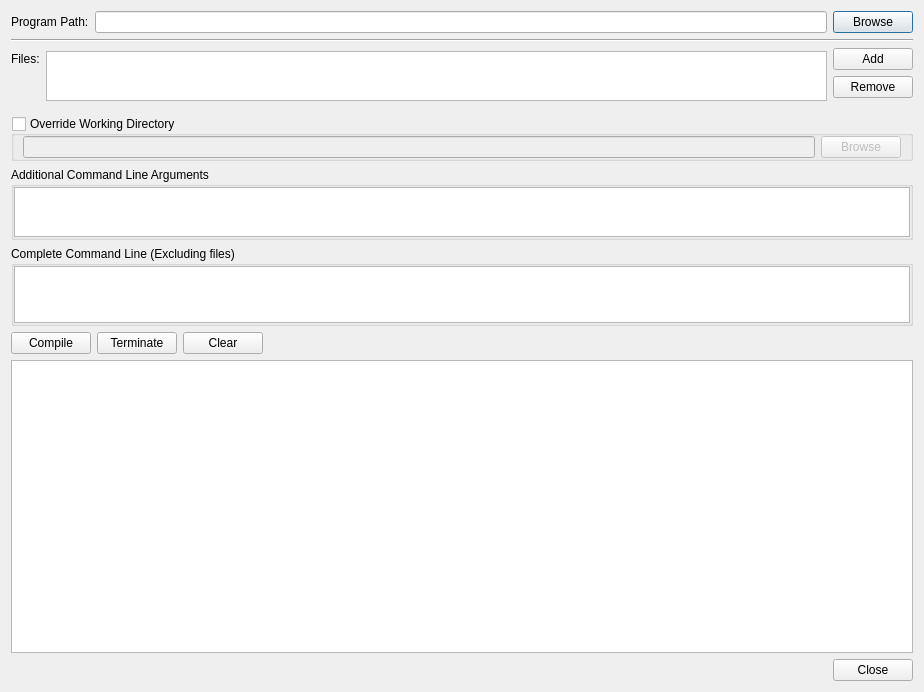
<?xml version="1.0" encoding="UTF-8"?>
<ui version="4.0">
 <class>studiomodel::CommandLineFrontEnd</class>
 <widget class="QDialog" name="studiomodel::CommandLineFrontEnd">
  <property name="geometry">
   <rect>
    <x>0</x>
    <y>0</y>
    <width>924</width>
    <height>692</height>
   </rect>
  </property>
  <property name="windowTitle">
   <string>Command Line Program</string>
  </property>
  <layout class="QVBoxLayout" name="verticalLayout_2">
   <item>
    <widget class="QWidget" name="CommandLinePathWidget" native="true">
     <layout class="QHBoxLayout" name="horizontalLayout_4">
      <property name="leftMargin">
       <number>0</number>
      </property>
      <property name="topMargin">
       <number>0</number>
      </property>
      <property name="rightMargin">
       <number>0</number>
      </property>
      <property name="bottomMargin">
       <number>0</number>
      </property>
      <item>
       <widget class="QLabel" name="label">
        <property name="sizePolicy">
         <sizepolicy hsizetype="Fixed" vsizetype="Preferred">
          <horstretch>0</horstretch>
          <verstretch>0</verstretch>
         </sizepolicy>
        </property>
        <property name="text">
         <string>Program Path:</string>
        </property>
       </widget>
      </item>
      <item>
       <widget class="QLineEdit" name="ProgramPath"/>
      </item>
      <item>
       <widget class="QPushButton" name="BrowseProgramPath">
        <property name="text">
         <string>Browse</string>
        </property>
       </widget>
      </item>
     </layout>
    </widget>
   </item>
   <item>
    <widget class="Line" name="line">
     <property name="orientation">
      <enum>Qt::Horizontal</enum>
     </property>
    </widget>
   </item>
   <item>
    <widget class="QWidget" name="CommandLineSettingsWidget" native="true">
     <layout class="QVBoxLayout" name="verticalLayout">
      <property name="leftMargin">
       <number>0</number>
      </property>
      <property name="topMargin">
       <number>0</number>
      </property>
      <property name="rightMargin">
       <number>0</number>
      </property>
      <property name="bottomMargin">
       <number>0</number>
      </property>
      <item>
       <layout class="QGridLayout" name="gridLayout_3">
        <property name="sizeConstraint">
         <enum>QLayout::SetDefaultConstraint</enum>
        </property>
        <property name="bottomMargin">
         <number>0</number>
        </property>
        <item row="0" column="0">
         <widget class="QLabel" name="label_2">
          <property name="text">
           <string>Files:</string>
          </property>
         </widget>
        </item>
        <item row="0" column="2">
         <widget class="QPushButton" name="AddFile">
          <property name="text">
           <string>Add</string>
          </property>
         </widget>
        </item>
        <item row="1" column="2">
         <widget class="QPushButton" name="RemoveFile">
          <property name="text">
           <string>Remove</string>
          </property>
         </widget>
        </item>
        <item row="2" column="2">
         <spacer name="verticalSpacer">
          <property name="orientation">
           <enum>Qt::Vertical</enum>
          </property>
          <property name="sizeType">
           <enum>QSizePolicy::Minimum</enum>
          </property>
          <property name="sizeHint" stdset="0">
           <size>
            <width>20</width>
            <height>0</height>
           </size>
          </property>
         </spacer>
        </item>
        <item row="0" column="1" rowspan="3">
         <widget class="QListWidget" name="Files">
          <property name="sizePolicy">
           <sizepolicy hsizetype="Expanding" vsizetype="Minimum">
            <horstretch>0</horstretch>
            <verstretch>0</verstretch>
           </sizepolicy>
          </property>
          <property name="minimumSize">
           <size>
            <width>0</width>
            <height>0</height>
           </size>
          </property>
          <property name="maximumSize">
           <size>
            <width>16777215</width>
            <height>50</height>
           </size>
          </property>
         </widget>
        </item>
       </layout>
      </item>
      <item>
       <widget class="QWidget" name="ProgramSettings" native="true"/>
      </item>
      <item>
       <widget class="QGroupBox" name="OverrideWorkingDirectory">
        <property name="title">
         <string>Override Working Directory</string>
        </property>
        <property name="flat">
         <bool>true</bool>
        </property>
        <property name="checkable">
         <bool>true</bool>
        </property>
        <property name="checked">
         <bool>false</bool>
        </property>
        <layout class="QHBoxLayout" name="horizontalLayout">
         <property name="topMargin">
          <number>0</number>
         </property>
         <property name="bottomMargin">
          <number>0</number>
         </property>
         <item>
          <widget class="QLineEdit" name="WorkingDirectory"/>
         </item>
         <item>
          <widget class="QPushButton" name="BrowseWorkingDirectory">
           <property name="text">
            <string>Browse</string>
           </property>
          </widget>
         </item>
        </layout>
       </widget>
      </item>
      <item>
       <widget class="QGroupBox" name="groupBox_4">
        <property name="title">
         <string>Additional Command Line Arguments</string>
        </property>
        <property name="flat">
         <bool>true</bool>
        </property>
        <layout class="QGridLayout" name="gridLayout_5">
         <property name="leftMargin">
          <number>0</number>
         </property>
         <property name="topMargin">
          <number>0</number>
         </property>
         <property name="rightMargin">
          <number>0</number>
         </property>
         <property name="bottomMargin">
          <number>0</number>
         </property>
         <item row="0" column="0">
          <widget class="QPlainTextEdit" name="AdditionalCommandLineArguments">
           <property name="sizePolicy">
            <sizepolicy hsizetype="Expanding" vsizetype="Fixed">
             <horstretch>0</horstretch>
             <verstretch>0</verstretch>
            </sizepolicy>
           </property>
           <property name="minimumSize">
            <size>
             <width>0</width>
             <height>50</height>
            </size>
           </property>
           <property name="maximumSize">
            <size>
             <width>16777215</width>
             <height>50</height>
            </size>
           </property>
          </widget>
         </item>
        </layout>
       </widget>
      </item>
      <item>
       <widget class="QGroupBox" name="groupBox">
        <property name="sizePolicy">
         <sizepolicy hsizetype="Preferred" vsizetype="Fixed">
          <horstretch>0</horstretch>
          <verstretch>0</verstretch>
         </sizepolicy>
        </property>
        <property name="minimumSize">
         <size>
          <width>0</width>
          <height>80</height>
         </size>
        </property>
        <property name="maximumSize">
         <size>
          <width>16777215</width>
          <height>80</height>
         </size>
        </property>
        <property name="title">
         <string>Complete Command Line (Excluding files)</string>
        </property>
        <property name="flat">
         <bool>true</bool>
        </property>
        <layout class="QHBoxLayout" name="horizontalLayout_7">
         <property name="leftMargin">
          <number>0</number>
         </property>
         <property name="topMargin">
          <number>0</number>
         </property>
         <property name="rightMargin">
          <number>0</number>
         </property>
         <property name="bottomMargin">
          <number>0</number>
         </property>
         <item>
          <widget class="QPlainTextEdit" name="CompleteCommandLine">
           <property name="readOnly">
            <bool>true</bool>
           </property>
          </widget>
         </item>
        </layout>
       </widget>
      </item>
     </layout>
    </widget>
   </item>
   <item>
    <widget class="QWidget" name="CommandLineOutputWidget" native="true">
     <layout class="QVBoxLayout" name="verticalLayout_3">
      <property name="leftMargin">
       <number>0</number>
      </property>
      <property name="topMargin">
       <number>0</number>
      </property>
      <property name="rightMargin">
       <number>0</number>
      </property>
      <property name="bottomMargin">
       <number>0</number>
      </property>
      <item>
       <layout class="QHBoxLayout" name="horizontalLayout_2">
        <property name="bottomMargin">
         <number>0</number>
        </property>
        <item>
         <widget class="QPushButton" name="Compile">
          <property name="text">
           <string>Compile</string>
          </property>
         </widget>
        </item>
        <item>
         <widget class="QPushButton" name="Terminate">
          <property name="text">
           <string>Terminate</string>
          </property>
         </widget>
        </item>
        <item>
         <widget class="QPushButton" name="Clear">
          <property name="text">
           <string>Clear</string>
          </property>
         </widget>
        </item>
        <item>
         <spacer name="horizontalSpacer">
          <property name="orientation">
           <enum>Qt::Horizontal</enum>
          </property>
          <property name="sizeHint" stdset="0">
           <size>
            <width>0</width>
            <height>20</height>
           </size>
          </property>
         </spacer>
        </item>
       </layout>
      </item>
      <item>
       <widget class="QTextEdit" name="Output">
        <property name="readOnly">
         <bool>true</bool>
        </property>
       </widget>
      </item>
     </layout>
    </widget>
   </item>
   <item>
    <widget class="QDialogButtonBox" name="DialogButtons">
     <property name="standardButtons">
      <set>QDialogButtonBox::Close</set>
     </property>
    </widget>
   </item>
  </layout>
 </widget>
 <resources/>
 <connections>
  <connection>
   <sender>DialogButtons</sender>
   <signal>accepted()</signal>
   <receiver>studiomodel::CommandLineFrontEnd</receiver>
   <slot>accept()</slot>
   <hints>
    <hint type="sourcelabel">
     <x>187</x>
     <y>151</y>
    </hint>
    <hint type="destinationlabel">
     <x>96</x>
     <y>254</y>
    </hint>
   </hints>
  </connection>
  <connection>
   <sender>DialogButtons</sender>
   <signal>rejected()</signal>
   <receiver>studiomodel::CommandLineFrontEnd</receiver>
   <slot>reject()</slot>
   <hints>
    <hint type="sourcelabel">
     <x>187</x>
     <y>151</y>
    </hint>
    <hint type="destinationlabel">
     <x>179</x>
     <y>282</y>
    </hint>
   </hints>
  </connection>
 </connections>
</ui>
